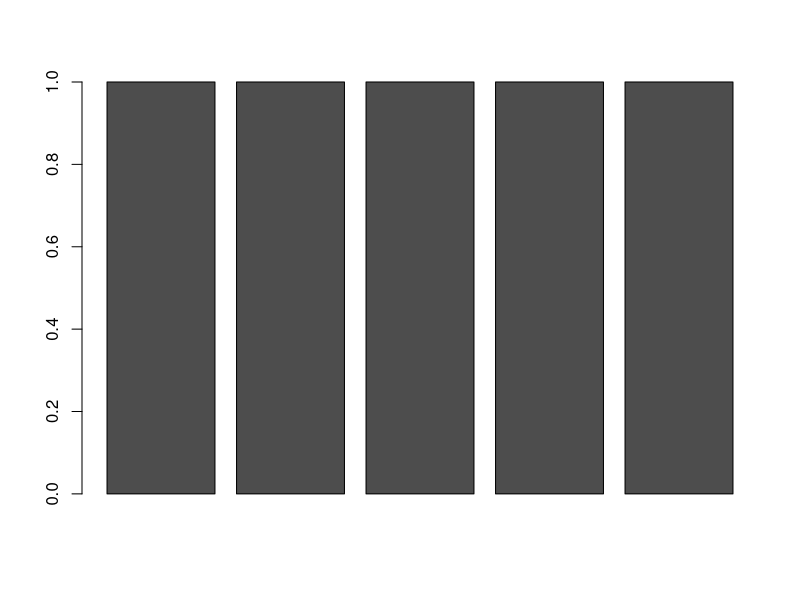
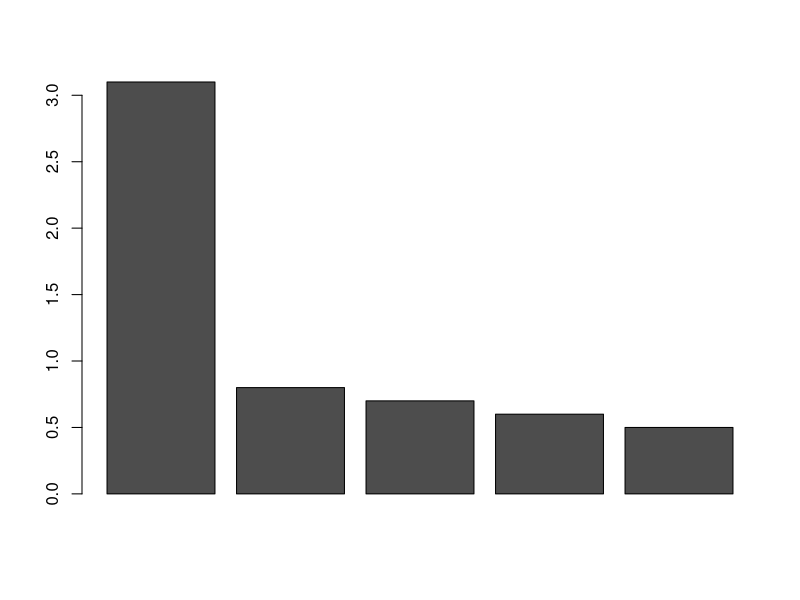
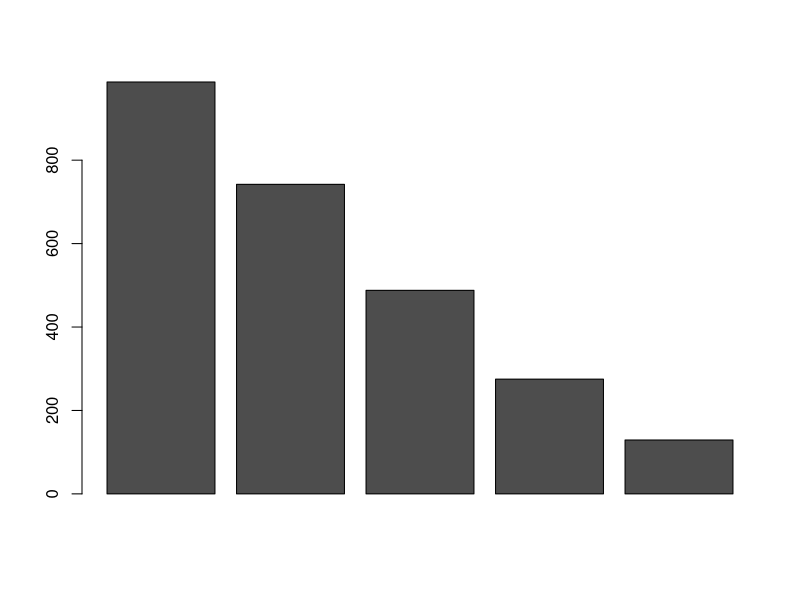
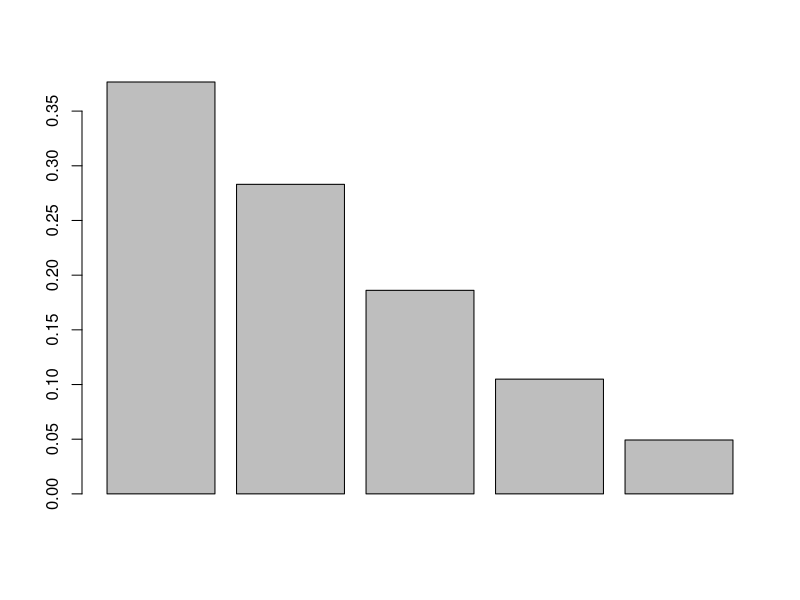
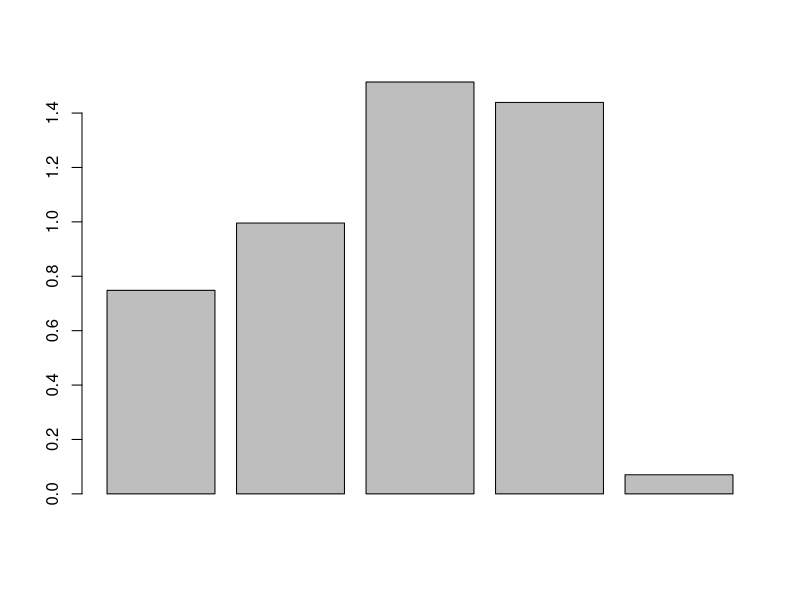

These charts were generated, in order, by the following R code:
# First we define the initial age distribution n_vec, 
# which can contain any non-negative numbers.
# I'm calling it n_vec instead of n just to remind us that it's a vector.
# Note that in R, we use the letter c to create a vector.
n_vec <- c(1, 1, 1, 1, 1)

# Here is a bar plot of the initial age distribution:
barplot(t(n_vec))

# Next we define the population projection matrix A, 
# where the first row contains fecundity values (any non-negative numbers)
# and the diagonal below the main diagonal contains survival probabilities
# (which must be between 0 and 1). All other entries are zero.
A <- matrix(c(0, 0, 1, 2, 0.1, 
              0.8, 0, 0, 0, 0, 
              0, 0.7, 0, 0, 0, 
              0, 0, 0.6, 0, 0, 
              0, 0, 0, 0.5, 0), nrow = 5, byrow = TRUE)

# right whale example from Section 5.2.1 of Caswell:
B <- matrix(c(0, 0, 0.13, 0, 0, 
              0.9, 0.85, 0, 0, 0, 
              0, 0.12, 0.71, 0, 1, 
              0, 0, 0.29, 0, 0, 
              0, 0, 0, 0.85, 0), nrow = 5, byrow = TRUE)

# To find the age distribution at the next time step, 
# we multiply the previous age distribution vector (n_vec) 
# by the population projection matrix (A). 
# In R, matrix multiplication is written as %*%.
n_vec <- A %*% n_vec

# Here is a bar plot of new initial age distribution:
barplot(t(n_vec))

# If we repeat the multiplication 100 times then the 
# age distribution converges to the stable age distribution.
for(i in 1:100) n_vec <- A %*% n_vec

# Here is a bar plot of new initial age distribution:
barplot(t(n_vec))

# The other way to get the stable age distribution is by calculating
# the right eigenvector of A, corresponding to the dominant eigenvalue:
w <- Re(eigen(A)$vectors[, 1])
# We can normalize w to get the proportions in each age class
# (remember that any scalar multiple of an eigenvector is also an eigenvector).
w_rescaled <- w / sum(w)

# Here is a bar plot of stable age distribution:
barplot(w_rescaled)

# The reproductive value is the left eigenvector of A, 
# corresponding to the dominant eigenvalue:
v <- Re(eigen(t(A))$vectors[, 1])
# We need to rescale v so it can be interpreted as a reproductive value 
# (remember that any scalar multiple of an eigenvector is also an eigenvector).
# The rescaling factor is 1 / (t(v) * w), where t means transpose.
v_rescaled <- v / c(t(v) %*% w_rescaled)

# Here is a bar plot of the reproductive value as a function of age:
barplot(v_rescaled)

# The population increases because the dominant eigenvalue 
# of matrix A is greater than 1:
Re(eigen(A)$values[1])

# Now try changing the entries of A to see the effects on 
# w, v and the population growth rate.

##### Euler-Lotka equation:

omega <- dim(A)[1] # number of age classes
f <- A[1, ] # f[i] is per capita fecundity at age i - 1
s <- diag(A[2:omega, 1:(omega - 1)]) # s[i] is survival from age i - 1 to age i
s <- c(s, 0.4) # need to add the final entry of s, which is not defined by A
b <- f / s # b[i] is offspring at age i conditional on surviving to age i

l <- vector() # l[i] is probability of surviving to age i - 1
l[1] <- 1 # probability of surviving to age 0
for(i in 2:(omega + 1)) l[i] <- l[i - 1] * s[i - 1] # because s[i] = l[i + 1] / l[i]

lambda <- Re(eigen(A)$values[1]) # lambda is the dominant eigenvalue

# in the Euler-Lotka equation we sum across ages from 1 to omega:
sum(l[2:(omega + 1)] * b / lambda^(1:omega))
# the result should be 1

